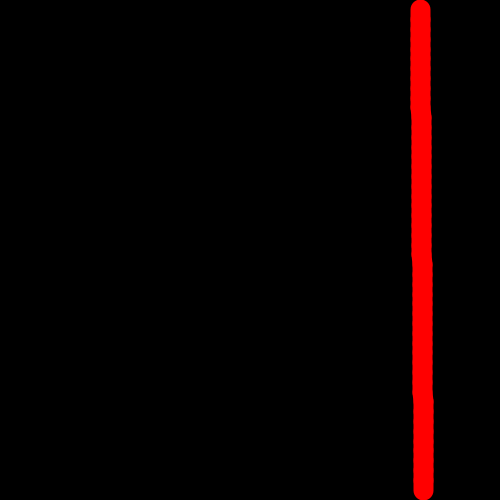
Frame 1 (no input)
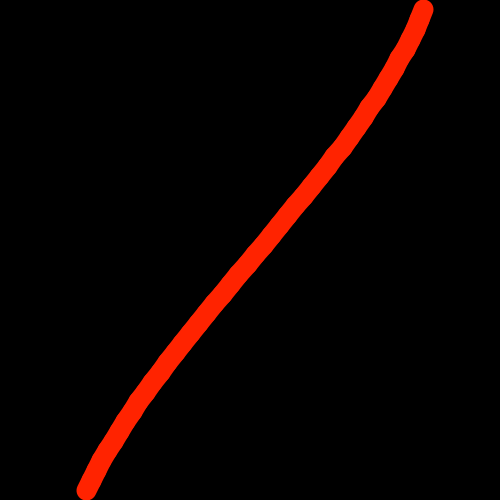
Frame 60 (the mouse pressed at the canvas centre just before this capture)
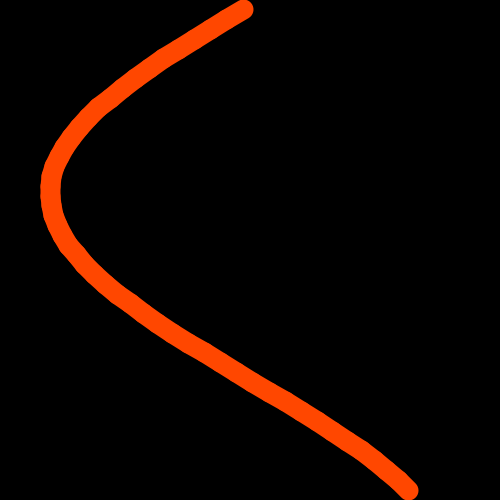
Frame 120 (the mouse held since frame 60 and released just before this capture)

The Processing sketch that drew these frames (run headless with seeded random() and noise(); from frame 60 on, the mouse is pressed at the canvas centre):

// Processing sketch: processing_151752
// ── processing_151752.pde

/*
 * Creative Coding
 * Week 3, 02 - array with sin()
 * by Indae Hwang and Jon McCormack
 * Copyright (c) 2014 Monash University
 *
 * This program demonstrates the use of arrays.
 * It creates three arrays that store the y-position, speed and phase of some oscillating circles.
 * You can change the number of circles by changing the value of num in setup()
 * You can change the background colour by holding the left mouse button and dragging.
 * 
 */

int     num;    // the number of items in the array (# of circles)
float   colour=0;
float[] x;
float[] y;      // y-position of each circle (fixed)
float[] speed;  // speed of each circle
float[] phase;  // phase of each circle

void setup() {
  size(500, 500);
  colorMode(HSB);

  num = 50;

  // allocate space for each array
  x = new float[num];
  y = new float[num];
  speed = new float[num];
  phase = new float[num]; 

  // calculate the gap in y based on the number of circles
  float gap = (float) height / (num + 1);

  //setup an initial value for each item in the array
  for (int i=0; i<num; i++) {
    y[i] = gap * (i + 1);
    speed[i] = map( y[i], 0, height, 1, 3 );
    phase[i] = 1;
  }

  strokeWeight(20);
}


void draw() {
  background(0);
  for (int i=0; i<num; i++) {
    // calculate the x-position of each ball based on the speed, phase and current frame
    x[i] = width/2 + sin(radians(frameCount*speed[i] ) + phase[i])* 200;

    stroke( colour, 255, 255); //, map( i, 0, num, 0, 255 ) );
    if (i>0) {
      line( x[i], y[i], x[i-1], y[i-1] );
    }
  } //end for()

  colour += 0.1;
  if (colour>255) { 
    colour=0;
  } // end if (colour)

} // end draw()
